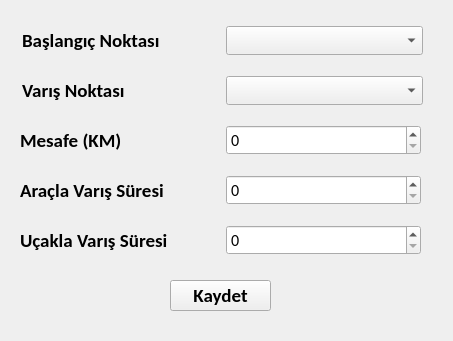
<?xml version="1.0" encoding="UTF-8"?>
<ui version="4.0">
 <class>Form</class>
 <widget class="QWidget" name="Form">
  <property name="geometry">
   <rect>
    <x>0</x>
    <y>0</y>
    <width>453</width>
    <height>341</height>
   </rect>
  </property>
  <property name="windowTitle">
   <string>Rota Düzenle</string>
  </property>
  <widget class="QWidget" name="horizontalLayoutWidget">
   <property name="geometry">
    <rect>
     <x>22</x>
     <y>20</y>
     <width>401</width>
     <height>41</height>
    </rect>
   </property>
   <layout class="QHBoxLayout" name="horizontalLayout">
    <item>
     <widget class="QLabel" name="label">
      <property name="font">
       <font>
        <family>Calibri</family>
        <pointsize>14</pointsize>
        <weight>75</weight>
        <bold>true</bold>
       </font>
      </property>
      <property name="text">
       <string>&lt;html&gt;&lt;head/&gt;&lt;body&gt;&lt;p&gt;Başlangıç Noktası&lt;/p&gt;&lt;/body&gt;&lt;/html&gt;</string>
      </property>
     </widget>
    </item>
    <item>
     <widget class="QComboBox" name="baslangicBox">
      <property name="font">
       <font>
        <family>Calibri</family>
        <pointsize>12</pointsize>
       </font>
      </property>
     </widget>
    </item>
   </layout>
  </widget>
  <widget class="QWidget" name="horizontalLayoutWidget_2">
   <property name="geometry">
    <rect>
     <x>22</x>
     <y>70</y>
     <width>401</width>
     <height>41</height>
    </rect>
   </property>
   <layout class="QHBoxLayout" name="horizontalLayout_2">
    <item>
     <widget class="QLabel" name="label_2">
      <property name="font">
       <font>
        <family>Calibri</family>
        <pointsize>14</pointsize>
        <weight>75</weight>
        <bold>true</bold>
       </font>
      </property>
      <property name="text">
       <string>&lt;html&gt;&lt;head/&gt;&lt;body&gt;&lt;p&gt;Varış Noktası&lt;/p&gt;&lt;/body&gt;&lt;/html&gt;</string>
      </property>
     </widget>
    </item>
    <item>
     <widget class="QComboBox" name="varisBox">
      <property name="font">
       <font>
        <family>Calibri</family>
        <pointsize>12</pointsize>
       </font>
      </property>
     </widget>
    </item>
   </layout>
  </widget>
  <widget class="QWidget" name="horizontalLayoutWidget_3">
   <property name="geometry">
    <rect>
     <x>20</x>
     <y>120</y>
     <width>401</width>
     <height>41</height>
    </rect>
   </property>
   <layout class="QHBoxLayout" name="horizontalLayout_3">
    <item>
     <widget class="QLabel" name="label_3">
      <property name="font">
       <font>
        <family>Calibri</family>
        <pointsize>14</pointsize>
        <weight>75</weight>
        <bold>true</bold>
       </font>
      </property>
      <property name="text">
       <string>&lt;html&gt;&lt;head/&gt;&lt;body&gt;&lt;p&gt;Mesafe (KM)&lt;/p&gt;&lt;/body&gt;&lt;/html&gt;</string>
      </property>
     </widget>
    </item>
    <item>
     <spacer name="horizontalSpacer">
      <property name="orientation">
       <enum>Qt::Horizontal</enum>
      </property>
      <property name="sizeType">
       <enum>QSizePolicy::Fixed</enum>
      </property>
      <property name="sizeHint" stdset="0">
       <size>
        <width>4</width>
        <height>20</height>
       </size>
      </property>
     </spacer>
    </item>
    <item>
     <widget class="QSpinBox" name="mesafeBox">
      <property name="font">
       <font>
        <family>Calibri</family>
        <pointsize>12</pointsize>
       </font>
      </property>
      <property name="maximum">
       <number>99999</number>
      </property>
     </widget>
    </item>
   </layout>
  </widget>
  <widget class="QWidget" name="horizontalLayoutWidget_4">
   <property name="geometry">
    <rect>
     <x>20</x>
     <y>170</y>
     <width>401</width>
     <height>41</height>
    </rect>
   </property>
   <layout class="QHBoxLayout" name="horizontalLayout_4">
    <item>
     <widget class="QLabel" name="label_4">
      <property name="font">
       <font>
        <family>Calibri</family>
        <pointsize>14</pointsize>
        <weight>75</weight>
        <bold>true</bold>
       </font>
      </property>
      <property name="text">
       <string>&lt;html&gt;&lt;head/&gt;&lt;body&gt;&lt;p&gt;Araçla Varış Süresi&lt;/p&gt;&lt;/body&gt;&lt;/html&gt;</string>
      </property>
     </widget>
    </item>
    <item>
     <spacer name="horizontalSpacer_2">
      <property name="orientation">
       <enum>Qt::Horizontal</enum>
      </property>
      <property name="sizeType">
       <enum>QSizePolicy::Fixed</enum>
      </property>
      <property name="sizeHint" stdset="0">
       <size>
        <width>4</width>
        <height>20</height>
       </size>
      </property>
     </spacer>
    </item>
    <item>
     <widget class="QSpinBox" name="aracBox">
      <property name="font">
       <font>
        <family>Calibri</family>
        <pointsize>12</pointsize>
       </font>
      </property>
      <property name="maximum">
       <number>1000</number>
      </property>
     </widget>
    </item>
   </layout>
  </widget>
  <widget class="QWidget" name="horizontalLayoutWidget_5">
   <property name="geometry">
    <rect>
     <x>20</x>
     <y>220</y>
     <width>401</width>
     <height>41</height>
    </rect>
   </property>
   <layout class="QHBoxLayout" name="horizontalLayout_5">
    <item>
     <widget class="QLabel" name="label_5">
      <property name="font">
       <font>
        <family>Calibri</family>
        <pointsize>14</pointsize>
        <weight>75</weight>
        <bold>true</bold>
       </font>
      </property>
      <property name="text">
       <string>&lt;html&gt;&lt;head/&gt;&lt;body&gt;&lt;p&gt;Uçakla Varış Süresi&lt;/p&gt;&lt;/body&gt;&lt;/html&gt;</string>
      </property>
     </widget>
    </item>
    <item>
     <spacer name="horizontalSpacer_3">
      <property name="orientation">
       <enum>Qt::Horizontal</enum>
      </property>
      <property name="sizeType">
       <enum>QSizePolicy::Fixed</enum>
      </property>
      <property name="sizeHint" stdset="0">
       <size>
        <width>4</width>
        <height>20</height>
       </size>
      </property>
     </spacer>
    </item>
    <item>
     <widget class="QSpinBox" name="ucakBox">
      <property name="font">
       <font>
        <family>Calibri</family>
        <pointsize>12</pointsize>
       </font>
      </property>
      <property name="maximum">
       <number>1000</number>
      </property>
     </widget>
    </item>
   </layout>
  </widget>
  <widget class="QPushButton" name="pushButton">
   <property name="geometry">
    <rect>
     <x>170</x>
     <y>280</y>
     <width>101</width>
     <height>31</height>
    </rect>
   </property>
   <property name="font">
    <font>
     <family>Calibri</family>
     <pointsize>14</pointsize>
     <weight>75</weight>
     <bold>true</bold>
    </font>
   </property>
   <property name="text">
    <string>Kaydet</string>
   </property>
  </widget>
 </widget>
 <resources/>
 <connections/>
</ui>
